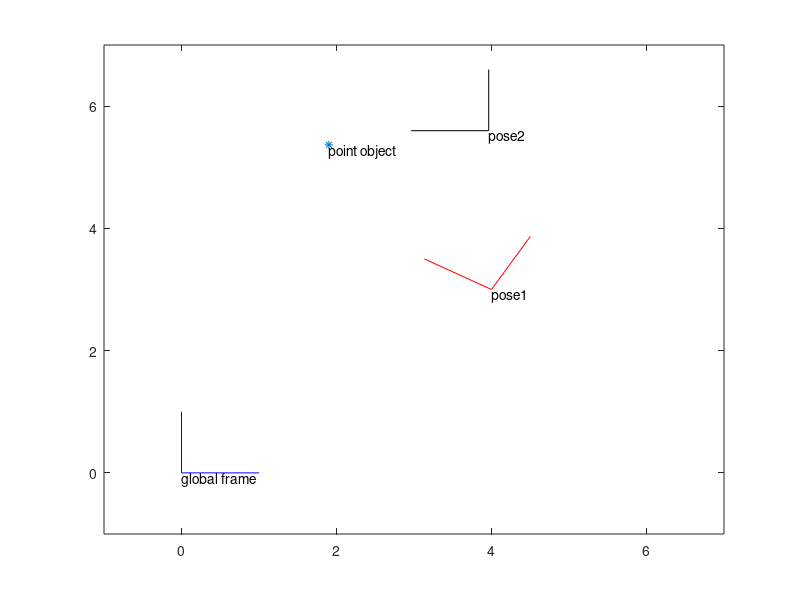

Write the MATLAB code that produced this figure.
clc; clear

% point object in homogeneous coordinates
pt_1 = [1 3 1]';

% pose1 in global frame
p1 = [4, 3, pi/3];
theta = p1(3);
R1 = [cos(theta), -sin(theta); sin(theta), cos(theta)];
t1 = [p1(1); p1(2)];
T1 = [R1 t1; 0 0 1];

% pose2 relative to pose1
p2_1 = [2, 1, pi/6];
theta = p2_1(3);
R2_1 = [cos(theta), -sin(theta); sin(theta), cos(theta)];
t2_1 = [p2_1(1); p2_1(2)];
T2_1 = [R2_1 t2_1; 0 0 1];

% pose2 in global frame
T2 = T2_1 * T1;

% x, y axes in homogeneous coordinates
baisic_axes = [0 0 1; 1 0 1; 0 1 1]';
frameg = baisic_axes;   % in global frame
frame1 = T1 * baisic_axes; % transform to frame1
frame2 = T2 * baisic_axes; % transform to frame2

% point object in global frame
pt_g = T1*pt_1;
pt_2 = T2\pt_g;

% plot global frame with blue line
plot(frameg(1, [1 2]), frameg(2, [1 2]), 'b-', frameg(1, [1 3]), frameg(2, [1 3]), 'b-')
text(frameg(1, 1), frameg(2, 1)-0.1, 'global frame')
hold on
% plot frame1 with red line
plot(frame1(1, [1 2]), frame1(2, [1 2]), 'r-', frame1(1, [1 3]), frame1(2, [1 3]), 'r-')
text(frame1(1, 1), frame1(2, 1)-0.1, 'pose1')
% plot frame2 with black line
plot(frame2(1, [1 2]), frame2(2, [1 2]), 'k-', frame2(1, [1 3]), frame2(2, [1 3]), 'k-')
text(frame2(1, 1), frame2(2, 1)-0.1, 'pose2')

% plot point object
plot(pt_g(1), pt_g(2), '*')
text(pt_g(1), pt_g(2)-0.1, 'point object')


axis([-1 7 -1 7])
hold off
